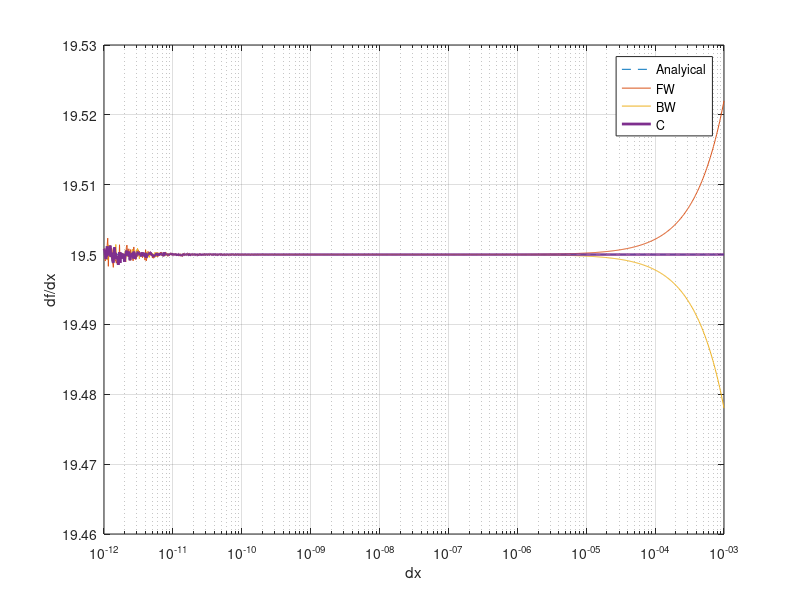

MATLAB code to generate this figure: (Note: this script raises an error after producing the figure.)
clear variables
clc
close all % closes all figures

f = @(x) 2*x.^4 + 3*x.^3 + x.^2 + 0.5*x + 3; % remember dot-operator (element-wise operations)
df_dx = @(x) 8*x.^3 + 9*x.^2 + 2*x + 0.5; % analytical derivative

x = 1; % evaluation point

fprintf('df_dx(1) = %g \n',df_dx(x))

dx = 1e-12; % spacing

% forward formula
df_dx_FW = @(x,dx) (f(x+dx) - f(x))./dx;
fprintf('df_dx_FW(1) = %15.12g \n',df_dx_FW(x,dx))

% backward formula
df_dx_BW = @(x,dx) (f(x) - f(x-dx))./dx;
fprintf('df_dx_BW(1) = %15.12g \n',df_dx_BW(x,dx))

% centered
df_dx_C = @(x,dx) (f(x+dx) - f(x-dx))./(2*dx);
fprintf('df_dx_C(1) = %15.12g \n',df_dx_C(x,dx))

% dx = 1e-2
% df_dx(1) = 19.5 
% df_dx_FW(1) = 19.7211 
% df_dx_BW(1) = 19.2811 
% df_dx_C(1) =    19.5011 

% dx = 1e-3
% df_dx(1) = 19.5 
% df_dx_FW(1) = 19.522 
% df_dx_BW(1) = 19.478 
% df_dx_C(1) =  19.500011 

% dx = 1e-6
% df_dx(1) = 19.5 
% df_dx_FW(1) =   19.5000219989 
% df_dx_BW(1) =   19.4999780003 
% df_dx_C(1) =   19.4999999996 

% dx = 1e-12
% df_dx(1) = 19.5 
% df_dx_FW(1) =   19.5008453829 
% df_dx_BW(1) =   19.5008453829 
% df_dx_C(1) =   19.5008453829 

% question: behavior when dx goes to zero. Experiments show non-monotonic
% behavior

% plot numerical derivatives in x = 1 vs analytical solution for dx from
% 1e-12 to 1e-3

dx = logspace(-12,-3,1000);

semilogx(dx,ones(size(dx))*df_dx(x),'--',...
    dx,df_dx_FW(x,dx),...
    dx,df_dx_BW(x,dx),...
    dx,df_dx_C(x,dx),'LineWidth',2)
legend('Analyical','FW','BW','C')
xlabel('dx')
ylabel('df/dx')
grid on
fontsize(16,"points")

% on the right (for large dx) -> error dominated by truncation (missing
% part in Taylor series)
% on the left (for small dx) -> error dominated by roundoff (numerical
% cancellation)

% relative error
err_FW = @(x,dx) abs( (df_dx(x) - df_dx_FW(x,dx))/df_dx(x) );
err_BW = @(x,dx) abs( (df_dx(x) - df_dx_BW(x,dx))/df_dx(x) );
err_C = @(x,dx) abs( (df_dx(x) - df_dx_C(x,dx))/df_dx(x) );

figure
loglog(dx,err_FW(x,dx),...
    dx,err_BW(x,dx),...
    dx,err_C(x,dx),'LineWidth',2)
legend('FW','BW','C')
xlabel('dx')
ylabel('relative error (df/dx)')
grid on
fontsize(16,"points")

% try to repeat the exercise with a second-order polynomial function as
% f(x). E.g.: f = @(x) x.^2 + 0.5*x + 3; 
% Try to explain the observed behavior
% Hint: think to taylor series
